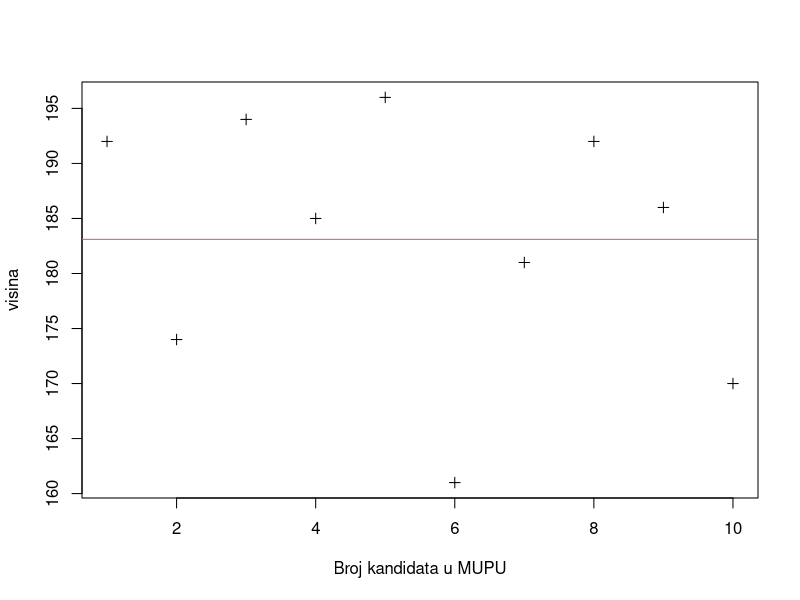

The R script that drew this image:
visina <- c(192, 174, 194, 185, 196, 161, 181, 192, 186, 170)

print(visina)

averageVisina <- 0;

for (i in 1:length(visina)){
  averageVisina <- averageVisina + visina[i];
}

averageVisina <- averageVisina / length(visina)

print(averageVisina)

plot(1:length(visina), visina,ylab="visina",xlab="Broj kandidata u MUPU",pch=3)
abline(h = averageVisina, col=2)

standardnaDevijacija <- 0;

for (i in 1:length(visina)){
  standardnaDevijacija <- standardnaDevijacija + (visina[i] - averageVisina) * (visina[i] - averageVisina)
}

standardnaDevijacija <- standardnaDevijacija / length(visina);
standardnaDevijacija <- sqrt(standardnaDevijacija)

print(standardnaDevijacija)

